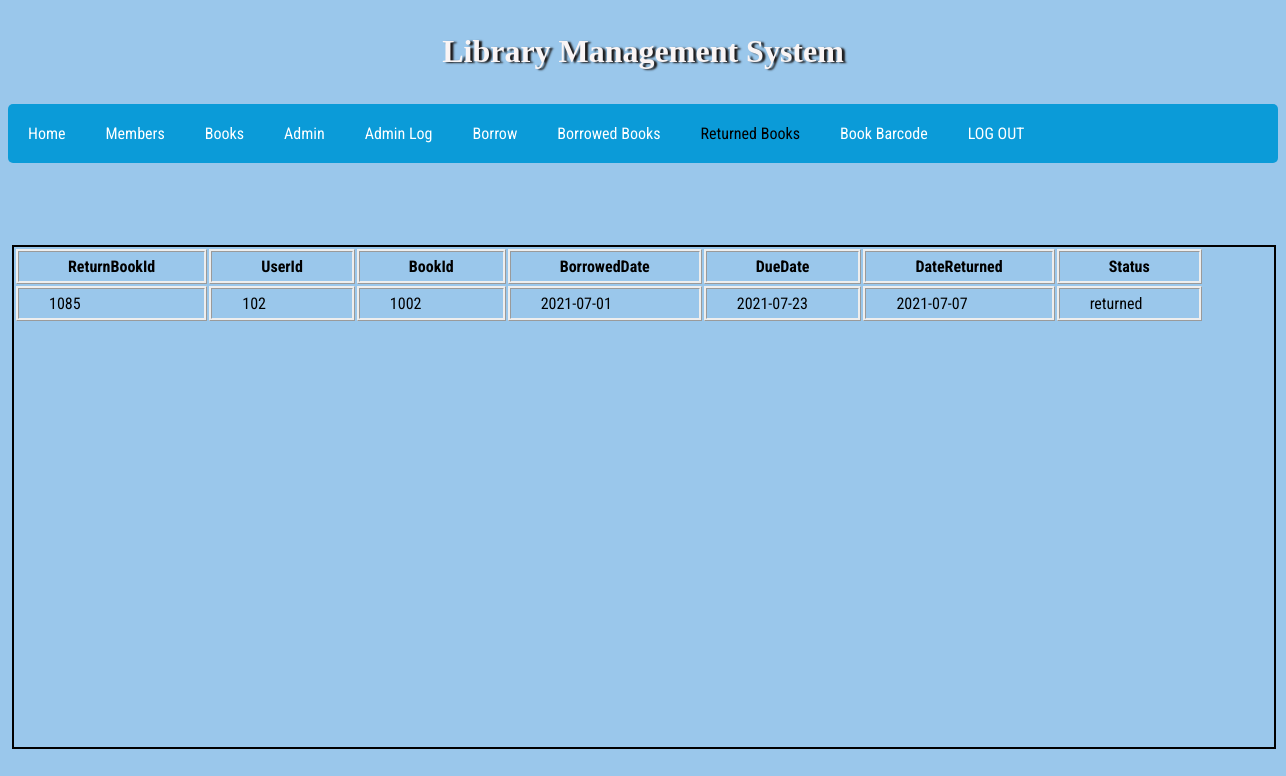
Page /return_book.php on the committed database.
### tables this page shows
CREATE TABLE `return_book` (
  `returnbook_id` int(11) NOT NULL,
  `member_id` int(11) NOT NULL,
  `book_id` int(20) NOT NULL,
  `date_borrowed` date NOT NULL,
  `due_date` date NOT NULL,
  `date_returned` date NOT NULL,
  `borrow_status` varchar(50) NOT NULL
);

### return_book.php (the view, shortened to what this page needs)
<?php
     include('db_connect.php');
?>
<!DOCTYPE html>
<html lang="en">
<head>
    <link rel="stylesheet" href="css/retbook.css">
</head>
<body>
    <header>
        <h1>Library Management System</h1>
        <nav>
        <a href="home.php">Home</a>
            <a href="member1.php">Members</a>
            <a href="book.php">Books</a>
            <a href="admin.php">Admin</a>
            <a href="admin_log.php">Admin Log</a>
            <a href="issue_book.php">Borrow</a>
            <a href="borrow_booklist.php">Borrowed Books</a>
            <a href="return_book.php" class="active">Returned Books</a>
            <a href="/barcode/index.php">Book Barcode</a>
            <a href="login.php">LOG OUT</a>
        </nav>
    </header>
    <section class="table">
        <table>
            <thead>
                <th>ReturnBookId</th>
                <th>UserId</th>
                <th>BookId</th>
                <th>BorrowedDate</th>
                <th>DueDate</th>
                <th>DateReturned</th>
                <th>Status</th>
            </thead>
        <?php
            $result=mysqli_query($conn,"select * from return_book order by returnbook_id asc") ;
        while($res=mysqli_fetch_array($result))
        {
            echo '<tr>';
            echo '<td>'.$res['returnbook_id'].'</td>';
            echo '<td>'.$res['member_id'].'</td>';
            echo '<td>'.$res['book_id'].'</td>';
            echo '<td>'.$res['date_borrowed'].'</td>';
            echo '<td>'.$res['due_date'].'</td>';
            echo '<td>'.$res['date_returned'].'</td>';
            echo '<td>'.$res['borrow_status'].'</td>';
             echo '</tr>';
         }
         ?>
         </table>
    </section>
</body>
</html>

### css/retbook.css (style rules this page uses)
header h1 { padding: 12px; text-align: center; color: rgb(250, 245, 245); font-family: 'Times New Roman', Times, serif; text-shadow: 3px 1px 2px rgb(27, 25, 25); }
body { background-color: rgba(144, 193, 233, 0.902);; }
nav a { text-decoration: none; color: white; text-align: center; padding: 20px; float: left; }
nav { border-radius: 5px; background-color: rgb(11, 155, 216); overflow: hidden; }
section { padding: 0px; margin: 0px; width: 50%; border: none; }
.active { color: black; }
table th { border-style: ridge; padding: 5px 49px; }
.table { border: 2px solid black; display: block; width: 1260px; margin: 82px 4px; }
th { padding: 2px 30px; }
table td { border-style: ridge; padding: 5px 30px; }

### return_book.php (style rules this page uses)
body { font-family: 'Roboto Condensed', sans-serif; }
table td { overflow : auto; }
.table { overflow : auto; height : 500px; }

### rows in the picture
return_book: returnbook_id "1085", member "102", book "1002", date_borrowed "2021-07-01", due_date "2021-07-23", date_returned "2021-07-07", borrow_status "returned"
